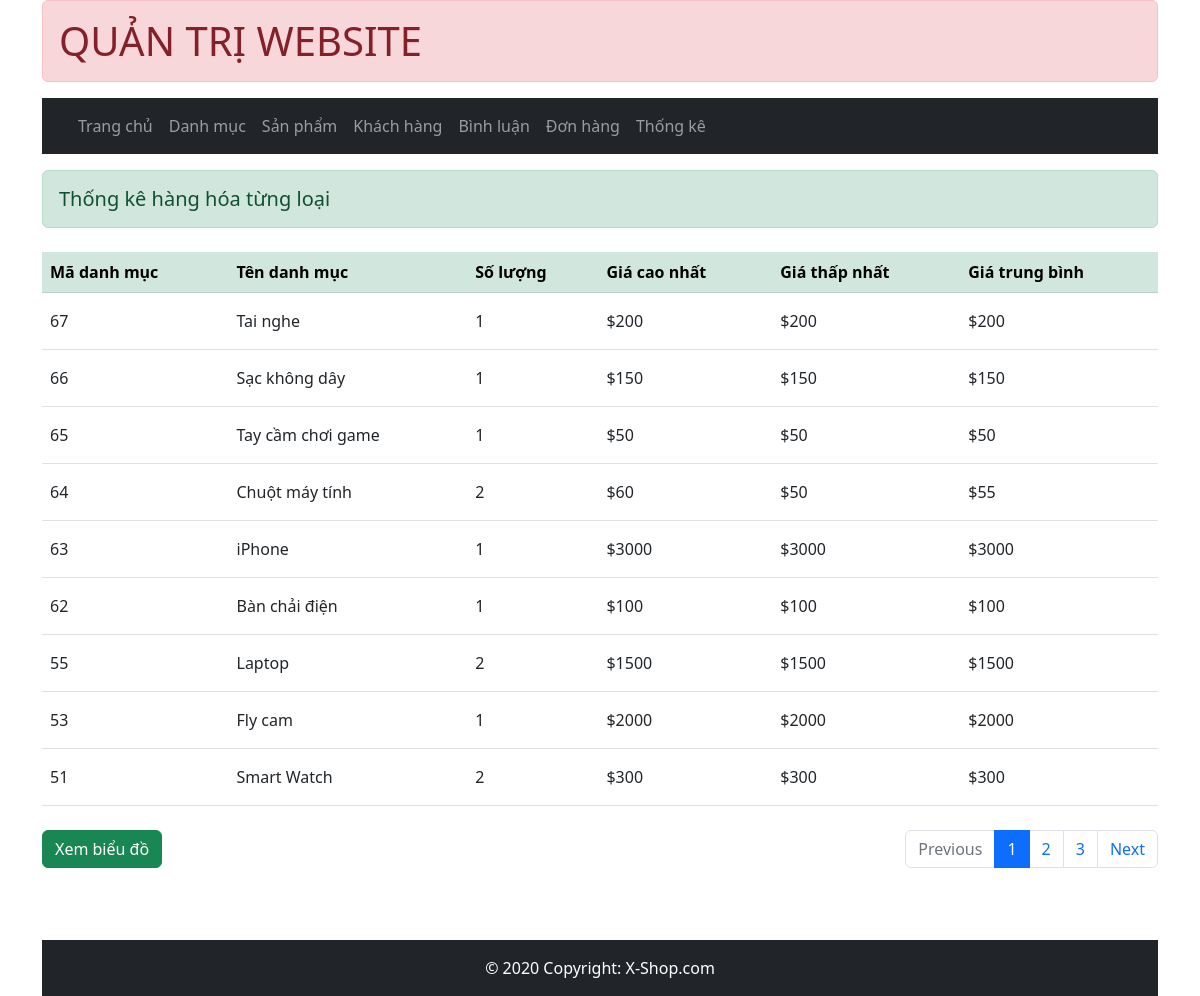
The page /admin/index.php?act=thongke on the database its author committed.
### tables this page shows
CREATE TABLE `danh_muc` (
  `id` int(11) NOT NULL,
  `namedm` varchar(255) NOT NULL
);

### model/pdo.php (called while the page is built, shortened)
<?php
function pdo_get_connection(){
    $dburl = "mysql:host=127.0.0.1;dbname=xshop;charset=utf8";
    $username = 'root';
    $password = '';
    $conn = new PDO($dburl, $username, $password);
    $conn->setAttribute(PDO::ATTR_ERRMODE, PDO::ERRMODE_EXCEPTION);
    return $conn;
}
function pdo_query($sql){
    $sql_args = array_slice(func_get_args(), 1);
    try{
        $conn = pdo_get_connection();
        $stmt = $conn->prepare($sql);
        $stmt->execute($sql_args);
        $rows = $stmt->fetchAll();
        return $rows;
    }
    catch(PDOException $e){
        throw $e;
    }
    finally{
        unset($conn);
    }
}

### model/cart.php (called while the page is built, shortened)
<?php
function loadall_thongke()
{
    $sql = "SELECT dm.id as madm, dm.namedm as tendm, count(sp.id) as countsp, min(sp.giasp) as mingiasp, max(sp.giasp) as maxgiasp, avg(sp.giasp) as avggiasp";
    $sql .= " FROM san_pham sp LEFT JOIN danh_muc dm ON dm.id = sp.iddm";
    $sql .= " GROUP BY dm.id ORDER BY dm.id DESC";
    $listbill = pdo_query($sql);
    return $listbill;
}

### admin/thongke/list.php (the view)
<article>
        <h5 class="alert alert-success mt-3">Thống kê hàng hóa từng loại</h5>
        <table class="table mt-4 mb-4">
            <thead class="table-success">
              <tr>
                <th>Mã danh mục</th>
                <th>Tên danh mục</th>
                <th>Số lượng</th>
                <th>Giá cao nhất</th>
                <th>Giá thấp nhất</th>
                <th>Giá trung bình</th>
              </tr>
            </thead>
            <tbody>
              <?php
              foreach ($listtk as $tk) {
                extract($tk);
              echo ' <tr>
              <td class="pb-3 pt-3">'.$madm.'</td>
              <td class="pb-3 pt-3">'.$tendm.'</td>
              <td class="pb-3 pt-3">'.$countsp.'</td>
              <td class="pb-3 pt-3">$'.$maxgiasp.'</td>
              <td class="pb-3 pt-3">$'.$mingiasp.'</td>
              <td class="pb-3 pt-3">$'.$avggiasp.'</td>
            </tr>';
              }
              ?>
            </tbody>
          </table>
          <div class="wrap-btn" style="display: flex; justify-content: space-between">
          <div class="form-group pb-4">
            <a href="index.php?act=bieudo" class="btn btn-success">Xem biểu đồ</a>
          </div>
          <nav aria-label="...">
            <ul class="pagination">
              <li class="page-item disabled">
                <span class="page-link">Previous</span>
              </li>
              <li class="page-item active"><a class="page-link" href="#">1</a></li>
              <li class="page-item " aria-current="page">
                <span class="page-link">2</span>
              </li>
              <li class="page-item"><a class="page-link" href="#">3</a></li>
              <li class="page-item">
                <a class="page-link" href="#">Next</a>
              </li>
            </ul>
          </nav>
        </div>
      </article>

### admin/header.php (shortened to what this page needs)
<!DOCTYPE html>
<html lang="en">
  <head>
    <link
      href="https://cdn.jsdelivr.net/npm/bootstrap@5.2.1/dist/css/bootstrap.min.css"
      rel="stylesheet"
    />
    <link rel="stylesheet" href="../view/css/style.css" />
  </head>
  <body>
    <div class="container">
      <header>
        <h1 class="alert alert-danger">QUẢN TRỊ WEBSITE</h1>
     <div class="menu-top">
      <nav class="navbar navbar-expand-sm navbar-dark bg-dark">
        <div class="container-fluid">
          <div class="collapse navbar-collapse" id="mynavbar">
            <ul class="navbar-nav me-auto">
              <li class="nav-item">
                <a href="index.php" class="nav-link" href="javascript:void(0)"
                  >Trang chủ</a
                >
              </li>
              <li class="nav-item">
                <a href="index.php?act=adddm" class="nav-link" href="javascript:void(0)"
                  >Danh mục</a
                >
              </li>
              <li class="nav-item">
                <a href="index.php?act=addsp" class="nav-link" href="javascript:void(0)"
                  >Sản phẩm</a
                >
              </li>
              <li class="nav-item">
                <a href="index.php?act=dskh" class="nav-link" href="javascript:void(0)"
                  >Khách hàng</a
                >
              </li>
              <li class="nav-item">
                <a href="index.php?act=dsbl" class="nav-link" href="javascript:void(0)"
                  >Bình luận</a
                >
              </li>
              <li class="nav-item">
                <a href="index.php?act=dsdh" class="nav-link" href="javascript:void(0)"
                  >Đơn hàng</a
                >
              </li>
              <li class="nav-item">
                <a href="index.php?act=thongke" class="nav-link" href="javascript:void(0)"
                  >Thống kê</a
                >
              </li>
            </ul>
          </div>
        </div>
      </nav>
    </div>
  </header>

### admin/index.php (shortened to what this page needs)
<?php
include "../model/pdo.php";
include "../model/cart.php";
include "header.php";
if (isset($_GET['act'])) {
    $act = $_GET['act'];
    switch ($act) {
        case 'thongke':
            $listtk = loadall_thongke();
            include "thongke/list.php";
            break;
    }
} else {
    include "content.php";
}
include "footer.php";

### admin/footer.php (shortened to what this page needs)
<footer class="container bg-dark text-center text-white mt-5">
        <div class="text-center p-3">
          © 2020 Copyright:
          <a class="trans-04 text-none txt-f hov-red"   href="../index.php">X-Shop.com</a>
        </div>
      </footer>
    </div>
  </body>
</html>

### view/css/style.css (style rules this page uses)
.trans-04 { transition: all 0.4s ease; }
.text-none { text-decoration: none; }
.txt-f { color: white; }

### rows shown on the page
danh_muc: id "67", namedm "Tai nghe", countsp "1", maxgiasp "200", mingiasp "200", avggiasp "200"
danh_muc: id "66", namedm "Sạc không dây", countsp "1", maxgiasp "150", mingiasp "150", avggiasp "150"
danh_muc: id "65", namedm "Tay cầm chơi game", countsp "1", maxgiasp "50", mingiasp "50", avggiasp "50"
danh_muc: id "64", namedm "Chuột máy tính", countsp "2", maxgiasp "60", mingiasp "50", avggiasp "55"
danh_muc: id "63", namedm "iPhone", countsp "1", maxgiasp "3000", mingiasp "3000", avggiasp "3000"
danh_muc: id "62", namedm "Bàn chải điện", countsp "1", maxgiasp "100", mingiasp "100", avggiasp "100"
danh_muc: id "55", namedm "Laptop", countsp "2", maxgiasp "1500", mingiasp "1500", avggiasp "1500"
danh_muc: id "53", namedm "Fly cam", countsp "1", maxgiasp "2000", mingiasp "2000", avggiasp "2000"
danh_muc: id "51", namedm "Smart Watch", countsp "2", maxgiasp "300", mingiasp "300", avggiasp "300"
